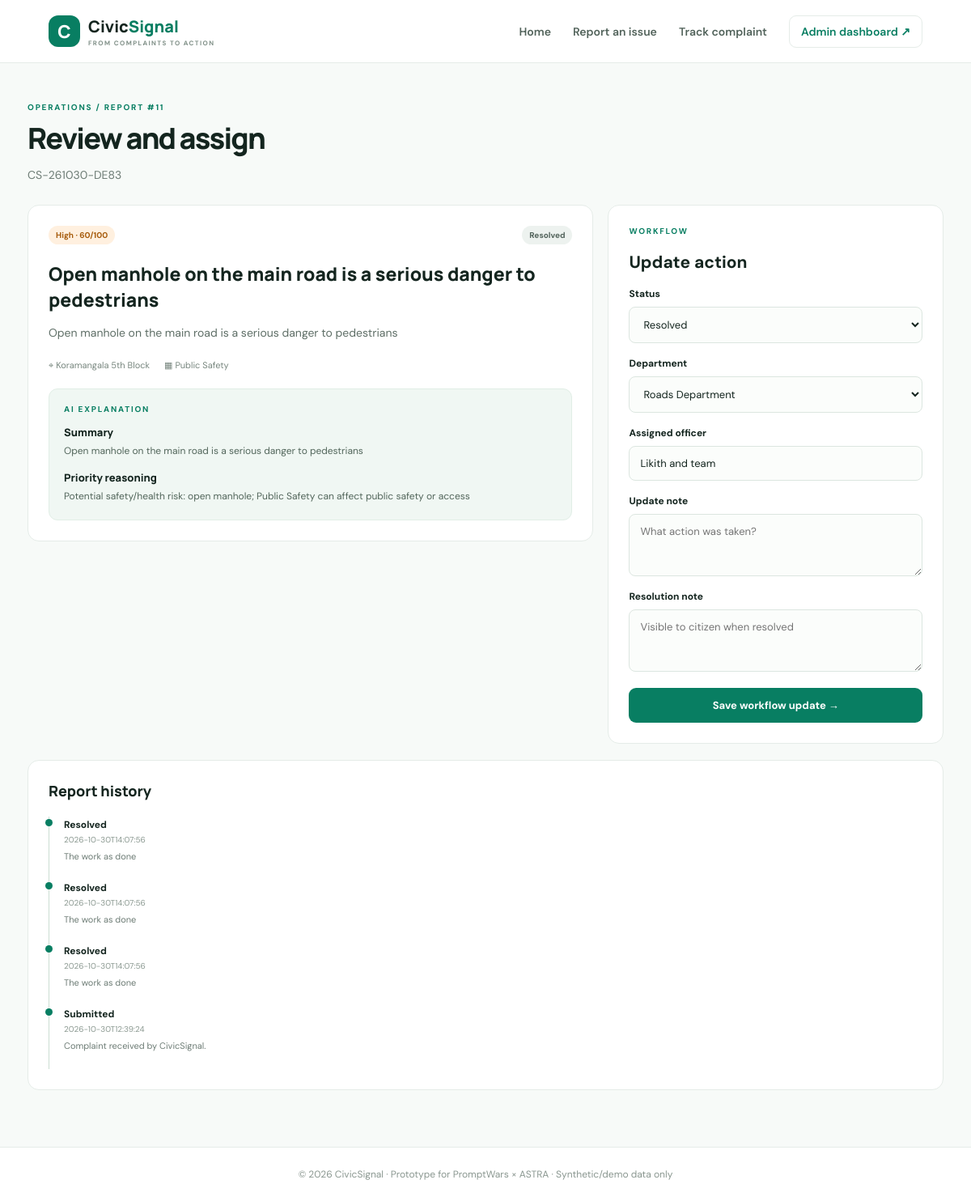
Page /admin/report/11 on the committed database.
### tables this page shows
CREATE TABLE reports (
            id INTEGER PRIMARY KEY AUTOINCREMENT,
            tracking_code TEXT UNIQUE NOT NULL,
            title TEXT NOT NULL,
            description TEXT NOT NULL,
            category TEXT NOT NULL,
            location TEXT NOT NULL,
            latitude REAL,
            longitude REAL,
            citizen_name TEXT,
            priority TEXT NOT NULL,
            priority_score INTEGER NOT NULL,
            priority_reason TEXT NOT NULL,
            ai_summary TEXT NOT NULL,
            duplicate_of INTEGER,
            status TEXT NOT NULL DEFAULT 'Submitted',
            department TEXT,
            assigned_to TEXT,
            created_at TEXT NOT NULL,
            updated_at TEXT NOT NULL,
            resolution_note TEXT,
            FOREIGN KEY(duplicate_of) REFERENCES reports(id)
        );

CREATE TABLE status_history (
            id INTEGER PRIMARY KEY AUTOINCREMENT,
            report_id INTEGER NOT NULL,
            status TEXT NOT NULL,
            note TEXT,
            changed_at TEXT NOT NULL,
            FOREIGN KEY(report_id) REFERENCES reports(id) ON DELETE CASCADE
        );

### app.py (the view, shortened to what this page needs)
@app.route("/admin/report/<int:report_id>", methods=["GET", "POST"])
def admin_report(report_id):
    db = get_db()
    item = db.execute("SELECT * FROM reports WHERE id=?", (report_id,)).fetchone()
    if not item:
        flash("Report not found.", "error")
        return redirect(url_for("admin"))
    history = db.execute("SELECT * FROM status_history WHERE report_id=? ORDER BY id DESC", (report_id,)).fetchall()
    return render_template("admin_report.html", item=item, history=history,
                           statuses=STATUSES, departments=DEPARTMENTS)

### app.py (called while the page is built)
def get_db():
    if "db" not in g:
        g.db = sqlite3.connect(DB_PATH)
        g.db.row_factory = sqlite3.Row
        g.db.execute("PRAGMA foreign_keys = ON")
    return g.db

### templates/admin_report.html
{% extends "base.html" %}{% block title %}Review report | CivicSignal{% endblock %}
{% block content %}
<div class="page-intro"><span class="eyebrow">OPERATIONS / REPORT #{{ item.id }}</span><h1>Review and assign</h1><p>{{ item.tracking_code }}</p></div>
<div class="detail-grid"><section class="panel detail-main"><div class="detail-top"><span class="priority {{ item.priority|lower }}">{{ item.priority }} · {{ item.priority_score }}/100</span><span class="status">{{ item.status }}</span></div><h2>{{ item.title }}</h2><p>{{ item.description }}</p><div class="detail-meta"><span>⌖ {{ item.location }}</span><span>▦ {{ item.category }}</span></div><div class="ai-box"><span class="eyebrow">AI EXPLANATION</span><h3>Summary</h3><p>{{ item.ai_summary }}</p><h3>Priority reasoning</h3><p>{{ item.priority_reason }}</p>{% if item.duplicate_of %}<p class="warning-text">Possible duplicate of internal report #{{ item.duplicate_of }}. Confirm manually before merging.</p>{% endif %}</div></section>
<form class="panel form-panel" method="post"><span class="eyebrow">WORKFLOW</span><h2>Update action</h2><label>Status<select name="status">{% for s in statuses %}<option {{ 'selected' if item.status==s }}>{{ s }}</option>{% endfor %}</select></label><label>Department<select name="department"><option value="">Not assigned</option>{% for d in departments %}<option {{ 'selected' if item.department==d }}>{{ d }}</option>{% endfor %}</select></label><label>Assigned officer<input name="assigned_to" value="{{ item.assigned_to or '' }}" placeholder="Officer / team name"></label><label>Update note<textarea name="note" rows="3" placeholder="What action was taken?"></textarea></label><label>Resolution note<textarea name="resolution_note" rows="3" placeholder="Visible to citizen when resolved">{{ item.resolution_note or '' }}</textarea></label><button class="btn btn-primary full-btn">Save workflow update →</button></form></div>
<section class="panel timeline history-panel"><h3>Report history</h3>{% for h in history %}<div class="timeline-item"><span class="timeline-dot"></span><b>{{ h.status }}</b><small>{{ h.changed_at }}</small><p>{{ h.note }}</p></div>{% endfor %}</section>
{% endblock %}

### static/style.css (style rules this page uses)
:root { --ink:#14251f;--muted:#6d7c75;--green:#087e62;--green2:#0ca37b;--mint:#e9f6f0;--line:#e5ece8;--bg:#f7faf8;--white:#fff;--red:#c33b45;--amber:#a76b12 }
* { box-sizing:border-box }
body { margin:0;background:var(--bg);color:var(--ink);font-family:'DM Sans',sans-serif;font-size:14px }
.eyebrow { font-size:10px;letter-spacing:1.8px;font-weight:700;color:var(--green);display:block;margin-bottom:12px }
.hero h1,.page-intro h1,.dashboard-heading h1 { font:800 48px/1.12 Manrope;margin:0 0 16px;letter-spacing:-1.8px }
.btn { border:0;border-radius:9px;padding:13px 18px;font:700 13px 'DM Sans';text-decoration:none;display:inline-flex;align-items:center;justify-content:center;cursor:pointer }
.btn-primary { background:var(--green);color:#fff }
.stat-card,.panel,.recent-panel { background:#fff;border:1px solid var(--line);border-radius:14px }
.priority,.status { display:inline-block;padding:5px 9px;border-radius:20px;font-size:10px;font-weight:700;background:#edf2ef;color:#52635b }
.priority.high { background:#fff0df;color:#a65b0b }
.page-intro { margin:12px 0 28px }
.page-intro h1,.dashboard-heading h1 { font-size:36px }
.page-intro p,.dashboard-heading p { color:var(--muted);margin:0 }
.panel { padding:25px }
.form-panel label { display:block;font-weight:700;font-size:12px;margin-bottom:17px }
.form-panel input,.form-panel textarea,.form-panel select,.filter-bar input,.filter-bar select,.track-form input { display:block;width:100%;border:1px solid #dce6e0;background:#fbfdfb;border-radius:8px;padding:12px 13px;margin-top:8px;font:13px 'DM Sans';color:var(--ink);outline:none }
textarea { resize:vertical }
.full-btn { width:100%;margin-top:3px }
.detail-grid { display:grid;grid-template-columns:1.35fr .8fr;gap:18px;align-items:start }
.detail-main h2 { font:800 23px Manrope;margin:20px 0 10px }
.detail-main>p { color:#5e6e66;line-height:1.7 }
.detail-top { display:flex;justify-content:space-between }
.detail-meta { display:flex;flex-wrap:wrap;gap:18px;color:#77867e;font-size:11px;margin:20px 0 }
.ai-box { background:#f0f7f3;border:1px solid #e1eee6;border-radius:11px;padding:18px;margin-top:22px }
.ai-box h3 { font:800 13px Manrope;margin:13px 0 5px }
.ai-box p { font-size:12px;line-height:1.65;color:#52665b;margin:0 }
.timeline h3,.timeline h2 { font:800 18px Manrope;margin:0 0 20px }
.timeline-item { border-left:1px solid #cbded3;padding:0 0 22px 18px;position:relative }
.timeline-dot { position:absolute;width:9px;height:9px;border-radius:50%;background:var(--green);left:-5px;top:3px }
.timeline-item b { font-size:12px }
.timeline-item small { display:block;color:#8a9890;font-size:10px;margin-top:4px }
.timeline-item p { font-size:11px;color:#6d7c75;margin:7px 0 0 }
.history-panel { margin-top:20px }

### rows in the picture
reports: id "11", tracking_code "CS-261030-DE83", priority "High", priority_score "60", status "Resolved", title "Open manhole on the main road is a serious danger to pedestrians", description "Open manhole on the main road is a serious danger to pedestrians", location "Koramangala 5th Block", category "Public Safety", ai_summary "Open manhole on the main road is a serious danger to pedestrians", priority_reason "Potential safety/health risk: open manhole; Public Safety can affect public safety or access", assigned_to "Likith and team"
status_history: status "Resolved", changed_at "2026-10-30T14:07:56", note "The work as done"
status_history: status "Resolved", changed_at "2026-10-30T14:07:56", note "The work as done"
status_history: status "Resolved", changed_at "2026-10-30T14:07:56", note "The work as done"
status_history: status "Submitted", changed_at "2026-10-30T12:39:24", note "Complaint received by CivicSignal."

### other values in the picture
form field status "Resolved"
form field department "Roads Department"
